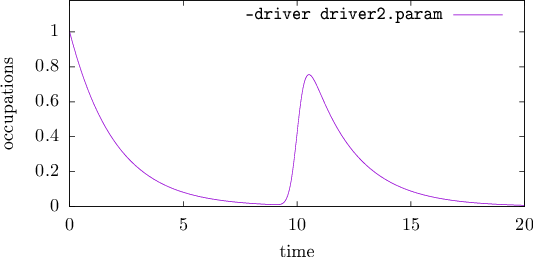

Here is the gnuplot script that generated this plot:
set term epslatex color standalone size 12cm,6cm 
set out "plot_pulse.tex"


set yrange [0:1.18]
set ylabel 'occupations'
set xlabel 'time'

plot "ACE2.out" u 1:2 w l t '\texttt{-driver driver2.param}'
